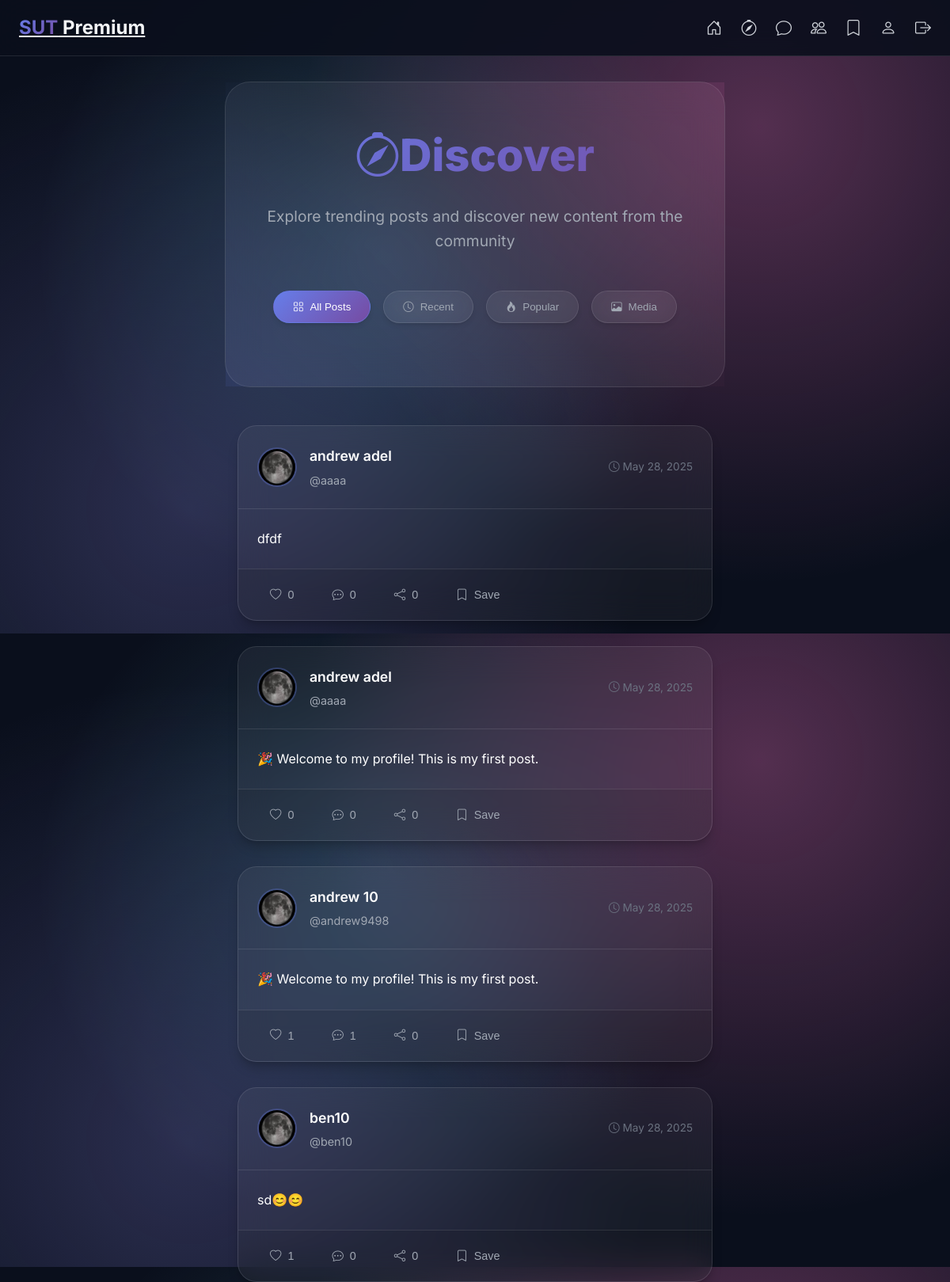
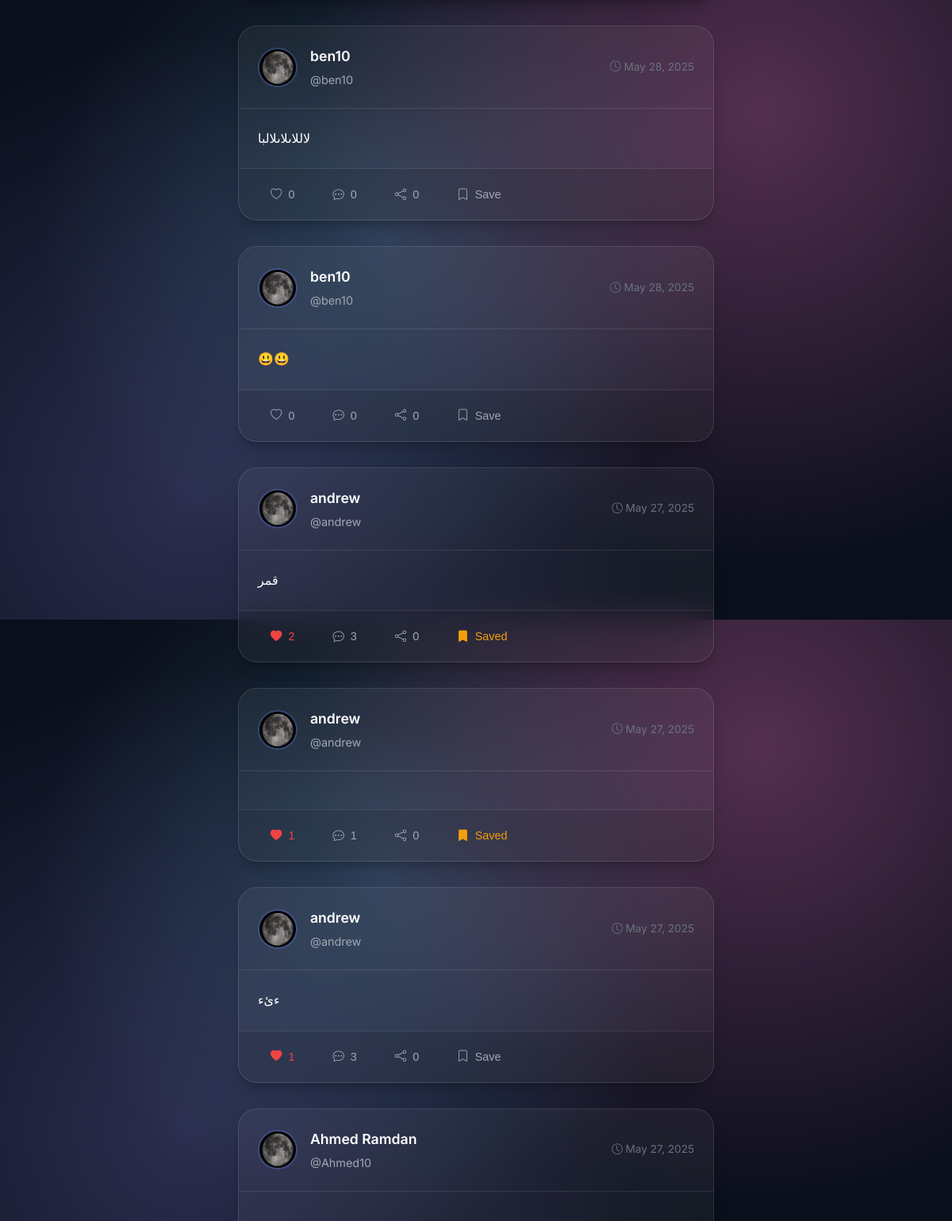
The app's page /discover.php (signed in, upper part) with its own data (2 pictures, top to bottom).
### tables this page shows
CREATE TABLE `posts` (
  `id` int(11) NOT NULL AUTO_INCREMENT,
  `user_id` int(11) NOT NULL,
  `content` text DEFAULT NULL,
  `media_url` varchar(255) DEFAULT NULL,
  `created_at` timestamp NOT NULL DEFAULT current_timestamp(),
  `updated_at` timestamp NOT NULL DEFAULT current_timestamp() ON UPDATE current_timestamp(),
  `media_type` varchar(10) DEFAULT NULL,
  `location` varchar(255) DEFAULT NULL,
  `is_private` tinyint(1) DEFAULT 0,
  `likes_count` int(11) DEFAULT 0,
  `comments_count` int(11) DEFAULT 0,
  `shares_count` int(11) DEFAULT 0,
  PRIMARY KEY (`id`),
  KEY `user_id` (`user_id`),
  CONSTRAINT `posts_ibfk_1` FOREIGN KEY (`user_id`) REFERENCES `users` (`id`) ON DELETE CASCADE
);

CREATE TABLE `users` (
  `id` int(11) NOT NULL AUTO_INCREMENT,
  `username` varchar(50) NOT NULL,
  `email` varchar(255) NOT NULL,
  `password` varchar(255) NOT NULL,
  `profile_picture` varchar(255) DEFAULT NULL,
  `bio` text DEFAULT NULL,
  `created_at` timestamp NOT NULL DEFAULT current_timestamp(),
  `updated_at` timestamp NOT NULL DEFAULT current_timestamp() ON UPDATE current_timestamp(),
  `last_active` timestamp NOT NULL DEFAULT current_timestamp() ON UPDATE current_timestamp(),
  `last_message_time` datetime DEFAULT NULL,
  `first_name` varchar(50) DEFAULT '',
  `last_name` varchar(50) DEFAULT '',
  `avatar_url` varchar(255) DEFAULT '/WEP/assets/images/default-avatar.png',
  `last_activity` timestamp NOT NULL DEFAULT current_timestamp() ON UPDATE current_timestamp(),
  `location` varchar(255) DEFAULT NULL,
  `website` varchar(255) DEFAULT NULL,
  `phone` varchar(20) DEFAULT NULL,
  `is_verified` tinyint(1) DEFAULT 0,
  `is_private` tinyint(1) DEFAULT 0,
  PRIMARY KEY (`id`),
  UNIQUE KEY `username` (`username`),
  UNIQUE KEY `email` (`email`)
);

### discover.php (the view, shortened to what this page needs)
<?php
require_once 'config.php';
$user_id = $_SESSION['user_id'];
$posts = [];
try {
    $options = [
        PDO::ATTR_ERRMODE => PDO::ERRMODE_EXCEPTION,
        PDO::ATTR_DEFAULT_FETCH_MODE => PDO::FETCH_ASSOC,
        PDO::ATTR_EMULATE_PREPARES => false
    ];
    $host = 'localhost';
    $dbname = 'wep_db';
    $user = 'root';
    $password = '';
    $dsn = "mysql:host={$host};dbname={$dbname};charset=utf8mb4";
    $pdo = new PDO($dsn, $user, $password, $options);
    $pdo->exec("SET NAMES utf8mb4 COLLATE utf8mb4_unicode_ci");
    $pdo->exec("CREATE TABLE IF NOT EXISTS users (
        id INT AUTO_INCREMENT PRIMARY KEY,
        username VARCHAR(50) NOT NULL UNIQUE,
        email VARCHAR(100) NOT NULL UNIQUE,
        password VARCHAR(255) NOT NULL,
        first_name VARCHAR(50),
        last_name VARCHAR(50),
        avatar VARCHAR(255),
        bio TEXT,
        created_at TIMESTAMP DEFAULT CURRENT_TIMESTAMP,
        last_active TIMESTAMP DEFAULT CURRENT_TIMESTAMP ON UPDATE CURRENT_TIMESTAMP
    )");
    $pdo->exec("CREATE TABLE IF NOT EXISTS posts (
        id INT AUTO_INCREMENT PRIMARY KEY,
        user_id INT NOT NULL,
        content TEXT NOT NULL,
        media_url VARCHAR(255),
        is_private TINYINT(1) DEFAULT 0,
        created_at TIMESTAMP DEFAULT CURRENT_TIMESTAMP,
        FOREIGN KEY (user_id) REFERENCES users(id) ON DELETE CASCADE
    )");
    $pdo->exec("CREATE TABLE IF NOT EXISTS likes (
        id INT AUTO_INCREMENT PRIMARY KEY,
        user_id INT NOT NULL,
        post_id INT NOT NULL,
        created_at TIMESTAMP DEFAULT CURRENT_TIMESTAMP,
        UNIQUE(user_id, post_id),
        FOREIGN KEY (user_id) REFERENCES users(id) ON DELETE CASCADE,
        FOREIGN KEY (post_id) REFERENCES posts(id) ON DELETE CASCADE
    )");
    $pdo->exec("CREATE TABLE IF NOT EXISTS comments (
        id INT AUTO_INCREMENT PRIMARY KEY,
        user_id INT NOT NULL,
        post_id INT NOT NULL,
        content TEXT NOT NULL,
        created_at TIMESTAMP DEFAULT CURRENT_TIMESTAMP,
        FOREIGN KEY (user_id) REFERENCES users(id) ON DELETE CASCADE,
        FOREIGN KEY (post_id) REFERENCES posts(id) ON DELETE CASCADE
    )");
    $pdo->exec("CREATE TABLE IF NOT EXISTS shares (
        id INT AUTO_INCREMENT PRIMARY KEY,
        user_id INT NOT NULL,
        post_id INT NOT NULL,
        created_at TIMESTAMP DEFAULT CURRENT_TIMESTAMP,
        FOREIGN KEY (user_id) REFERENCES users(id) ON DELETE CASCADE,
        FOREIGN KEY (post_id) REFERENCES posts(id) ON DELETE CASCADE
    )");
    $pdo->exec("CREATE TABLE IF NOT EXISTS bookmarks (
        id INT AUTO_INCREMENT PRIMARY KEY,
        user_id INT NOT NULL,
        post_id INT NOT NULL,
        created_at TIMESTAMP DEFAULT CURRENT_TIMESTAMP,
        UNIQUE(user_id, post_id),
        FOREIGN KEY (user_id) REFERENCES users(id) ON DELETE CASCADE,
        FOREIGN KEY (post_id) REFERENCES posts(id) ON DELETE CASCADE
    )");
    $existingTables = [];
    $tables_stmt = $pdo->query("SHOW TABLES");
    while($table = $tables_stmt->fetch(PDO::FETCH_NUM)) {
        $existingTables[] = $table[0];
    }
    $columns_stmt = $pdo->query("SHOW COLUMNS FROM users");
    $columns = [];
    while ($column = $columns_stmt->fetch(PDO::FETCH_ASSOC)) {
        $columns[] = $column['Field'];
    }
    $avatar_column = null;
    foreach(['avatar', 'avatar_url', 'profile_picture', 'image', 'picture'] as $possible_column) {
        if (in_array($possible_column, $columns)) {
            $avatar_column = $possible_column;
            break;
        }
    }
    $query = "SELECT DISTINCT p.*, u.username";
    if ($avatar_column) {
        $query .= ", u.{$avatar_column} as avatar";
    } else {
        $query .= ", NULL as avatar";
    }
    if (in_array('first_name', $columns)) {
        $query .= ", u.first_name";
    } else {
        $query .= ", NULL as first_name";
    }
    if (in_array('last_name', $columns)) {
        $query .= ", u.last_name";
    } else {
        $query .= ", NULL as last_name";
    }
    if (in_array('likes', $existingTables)) {
        $query .= ", (SELECT COUNT(*) FROM likes WHERE post_id = p.id) as likes_count";
        $query .= ", (SELECT COUNT(*) FROM likes WHERE post_id = p.id AND user_id = ?) as user_liked";
    } else {
        $query .= ", 0 as likes_count, 0 as user_liked";
    }
    if (in_array('comments', $existingTables)) {
        $query .= ", (SELECT COUNT(*) FROM comments WHERE post_id = p.id) as comments_count";
    } else {
        $query .= ", 0 as comments_count";
    }
    if (in_array('shares', $existingTables)) {
        $query .= ", COALESCE((SELECT COUNT(*) FROM shares WHERE post_id = p.id), 0) as shares_count";
    } else {
        $query .= ", 0 as shares_count";
    }
    if (in_array('bookmarks', $existingTables)) {
        $query .= ", (SELECT COUNT(*) FROM bookmarks WHERE post_id = p.id AND user_id = ?) as user_bookmarked";
    } else {
        $query .= ", 0 as user_bookmarked";
    }
    $query .= " FROM posts p JOIN users u ON p.user_id = u.id";
    $post_columns_stmt = $pdo->query("SHOW COLUMNS FROM posts");
    $post_columns = [];
    while ($column = $post_columns_stmt->fetch(PDO::FETCH_ASSOC)) {
        $post_columns[] = $column['Field'];
    }
    if (in_array('is_private', $post_columns)) {
        $query .= " WHERE p.is_private = 0 OR p.user_id = ?";
    } else {
        $query .= " WHERE 1=1";
    }
    $query .= " ORDER BY p.created_at DESC LIMIT 50";
    $params = [];
    if (in_array('likes', $existingTables)) {
        $params[] = $user_id;
    }
    if (in_array('bookmarks', $existingTables)) {
        $params[] = $user_id;
    }
    if (in_array('is_private', $post_columns)) {
        $params[] = $user_id;
    }
    $stmt = $pdo->prepare($query);
    $stmt->execute($params);
    $posts = $stmt->fetchAll();
} catch (PDOException $e) {
    $error = 'حدث خطأ في قاعدة البيانات';
    error_log("Database error in discover.php: " . $e->getMessage());
    if (isset($query)) {
        error_log("Query: " . $query);
        error_log("Params: " . print_r($params, true));
    }
}
?>
<!DOCTYPE html>
<html lang="en" dir="ltr">
<head>
    <link href="https://cdn.jsdelivr.net/npm/bootstrap-icons@1.11.3/font/bootstrap-icons.min.css" rel="stylesheet">
</head>
<body>
    <div class="min-h-screen flex flex-col">
        <header class="nav-header">
            <div class="container mx-auto px-6 flex justify-between items-center">
                <div class="text-2xl font-bold">
                    <a href="home.php" class="text-white hover:text-blue-400 transition-colors">
                        <span style="background: var(--primary-gradient); -webkit-background-clip: text; -webkit-text-fill-color: transparent; background-clip: text;">SUT</span>
                        <span class="text-gray-100">Premium</span>
                    </a>
                </div>
                <nav class="flex items-center space-x-6">
                    <a href="home.php" class="text-gray-300 hover:text-white transition-colors">
                        <i class="bi bi-house-door text-xl"></i>
                    </a>
                    <a href="discover.php" class="text-gray-300 hover:text-white transition-colors">
                        <i class="bi bi-compass text-xl"></i>
                    </a>
                    <a href="chat.php" class="text-gray-300 hover:text-white transition-colors">
                        <i class="bi bi-chat text-xl"></i>
                    </a>
                    <a href="friends.php" class="text-gray-300 hover:text-white transition-colors">
                        <i class="bi bi-people text-xl"></i>
                    </a>
                    <a href="bookmarks.php" class="text-gray-300 hover:text-white transition-colors">
                        <i class="bi bi-bookmark text-xl"></i>
                    </a>
                    <a href="u.php" class="text-gray-300 hover:text-white transition-colors">
                        <i class="bi bi-person text-xl"></i>
                    </a>
                    <a href="logout.php" class="text-gray-300 hover:text-red-400 transition-colors">
                        <i class="bi bi-box-arrow-right text-xl"></i>
                    </a>
                </nav>
            </div>
        </header>
        <div class="main-container">
            <div class="page-header">
                <h1 class="page-title"><i class="bi bi-compass mr-3"></i>Discover</h1>
                <p class="page-subtitle">Explore trending posts and discover new content from the community</p>
                <div class="filters-container">
                    <button class="filter-button active" data-filter="all">
                        <i class="bi bi-grid"></i>
                        All Posts
                    </button>
                    <button class="filter-button" data-filter="recent">
                        <i class="bi bi-clock"></i>
                        Recent
                    </button>
                    <button class="filter-button" data-filter="popular">
                        <i class="bi bi-fire"></i>
                        Popular
                    </button>
                    <button class="filter-button" data-filter="media">
                        <i class="bi bi-image"></i>
                        Media
                    </button>
                </div>
            </div>
            <main class="container mx-auto px-4 flex-grow">
                <?php if (empty($posts)): ?>
                    <div class="empty-state">
                        <i class="bi bi-compass empty-state-icon"></i>
                        <h3 class="empty-state-title">No Posts Available</h3>
                        <p class="empty-state-desc">There are no posts to discover at the moment. Check back later for new content!</p>
                        <a href="home.php" class="btn-primary">
                            <i class="bi bi-house-door"></i>
                            Go to Home
                        </a>
                    </div>
                <?php else: ?>
                    <div class="posts-grid">
                        <?php foreach ($posts as $post): ?>
                            <article class="post-card" id="post-<?php echo $post['id']; ?>">
                                <div class="post-header">
                                    <img src="<?php echo !empty($post['avatar']) ? htmlspecialchars($post['avatar']) : 'https://ui-avatars.com/api/?name=' . urlencode($post['username']) . '&background=667eea&color=fff&size=200'; ?>"
                                         alt="User Avatar"
                                         class="user-avatar"
                                         onclick="openProfile('<?php echo $post['username']; ?>')">
                                    <div class="user-info">
                                        <h3 onclick="openProfile('<?php echo $post['username']; ?>')">
                                            <?php echo !empty($post['first_name']) ? htmlspecialchars($post['first_name'] . ' ' . $post['last_name']) : htmlspecialchars($post['username']); ?>
                                        </h3>
                                        <p class="username" onclick="openProfile('<?php echo $post['username']; ?>')">@<?php echo htmlspecialchars($post['username']); ?></p>
                                    </div>
                                    <div class="post-time">
                                        <i class="bi bi-clock mr-1"></i>
                                        <?php echo date('M d, Y', strtotime($post['created_at'])); ?>
                                    </div>
                                </div>
                                <div class="post-content">
                                    <?php echo nl2br(htmlspecialchars($post['content'])); ?>
                                </div>
                                <div class="post-actions">
                                    <div class="action-buttons">
                                        <button class="action-button <?php echo $post['user_liked'] ? 'liked' : ''; ?>"
                                                onclick="toggleLike(<?php echo $post['id']; ?>, this)">
                                            <i class="bi bi-heart<?php echo $post['user_liked'] ? '-fill' : ''; ?>"></i>
                                            <span class="likes-count"><?php echo $post['likes_count']; ?></span>
                                        </button>
                                        <button class="action-button" data-post-id="<?php echo $post['id']; ?>" onclick="toggleComments(<?php echo $post['id']; ?>)">
                                            <i class="bi bi-chat-dots"></i>
                                            <span><?php echo $post['comments_count']; ?></span>
                                        </button>
                                        <button class="action-button" onclick="sharePost(<?php echo $post['id']; ?>)">
                                            <i class="bi bi-share"></i>
                                            <span><?php echo $post['shares_count']; ?></span>
                                        </button>
                                        <button class="action-button <?php echo $post['user_bookmarked'] ? 'bookmarked' : ''; ?>"
                                                onclick="toggleBookmark(<?php echo $post['id']; ?>, this)">
                                            <i class="bi bi-bookmark<?php echo $post['user_bookmarked'] ? '-fill' : ''; ?>"></i>
                                            <span><?php echo $post['user_bookmarked'] ? 'Saved' : 'Save'; ?></span>
                                        </button>
                                    </div>
                                </div>
                            </article>
                        <?php endforeach; ?>
                    </div>
                <?php endif; ?>
            </main>
        </div>
    </div>
</body>
</html>

### records on screen
posts: user.avatar_url (picture), user.last_name "andrew adel", user.username "aaaa", created_at "May 28, 2025", content "dfdf", likes_count "0", comments_count "0", shares_count "0", shows "Save"
posts: user.avatar_url (picture), user.last_name "andrew adel", user.username "aaaa", created_at "May 28, 2025", content "🎉 Welcome to my profile! This is my first post.", likes_count "0", comments_count "0", shares_count "0", shows "Save"
posts: user.avatar_url (picture), user.last_name "andrew 10", user.username "andrew9498", created_at "May 28, 2025", content "🎉 Welcome to my profile! This is my first post.", likes_count "1", comments_count "1", shares_count "0", shows "Save"
posts: user.avatar_url (picture), user.username "ben10", created_at "May 28, 2025", content "sd😊😊", likes_count "1", comments_count "0", shares_count "0", shows "Save"
posts: user.avatar_url (picture), user.username "ben10", created_at "May 28, 2025", content "لاللاىلاىلالبا", likes_count "0", comments_count "0", shares_count "0", shows "Save"
posts: user.avatar_url (picture), user.username "ben10", created_at "May 28, 2025", content "😃😃", likes_count "0", comments_count "0", shares_count "0", shows "Save"
posts: user.avatar_url (picture), user.username "andrew", created_at "May 27, 2025", content "قمر", likes_count "2", comments_count "3", shares_count "0", shows "Saved"
posts: user.avatar_url (picture), user.username "andrew", created_at "May 27, 2025", likes_count "1", comments_count "1", shares_count "0", shows "Saved"
posts: user.avatar_url (picture), user.username "andrew", created_at "May 27, 2025", content "ءئء", likes_count "1", comments_count "3", shares_count "0", shows "Save"
posts: user.avatar_url (picture), user.last_name "Ahmed Ramdan", user.username "Ahmed10", created_at "May 27, 2025"
